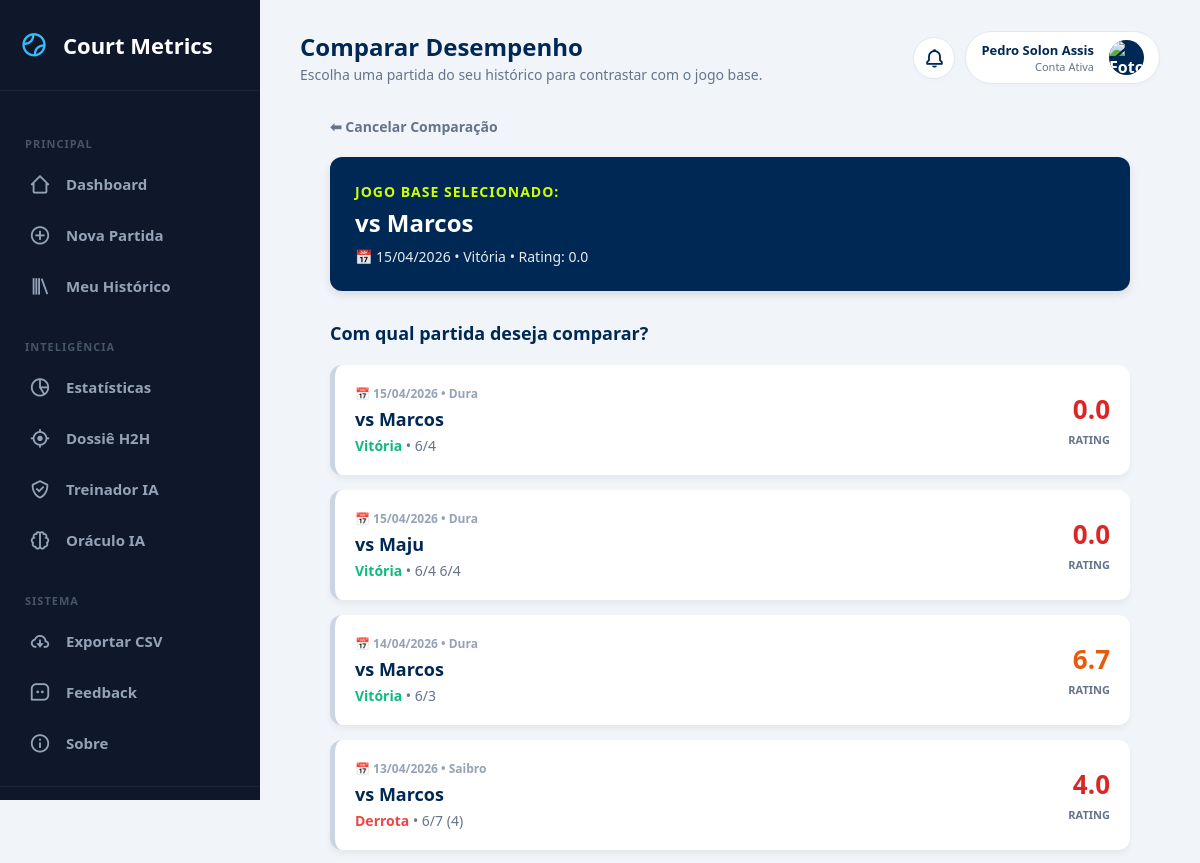
The page /select_compare/16 (signed in, upper part) on the database as committed earlier.
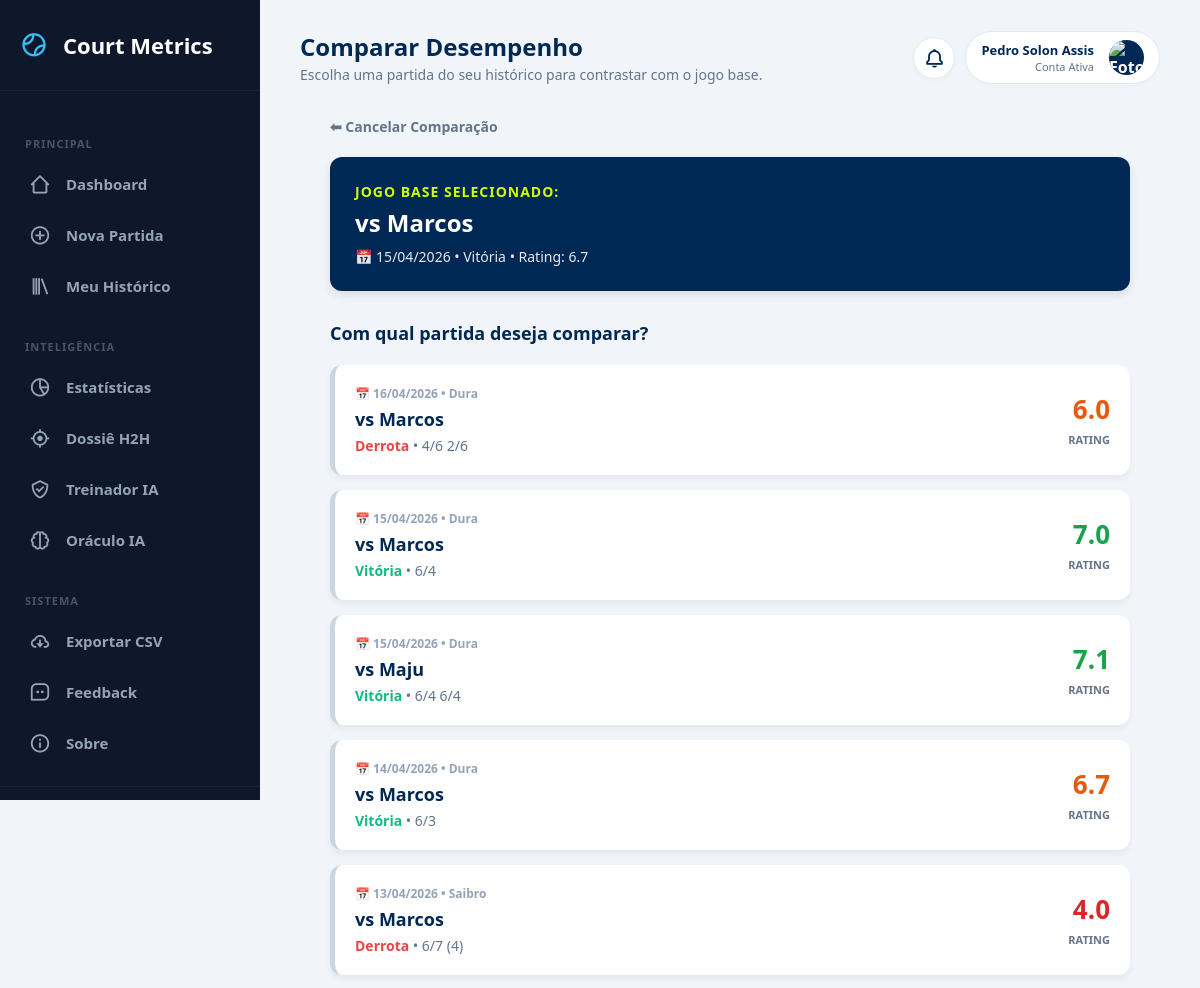
The same page on the database as committed later.
### tables this page shows
CREATE TABLE matches (
        id INTEGER PRIMARY KEY AUTOINCREMENT,
        opponent TEXT,
        categoria TEXT,
        match_type TEXT, 
        surface TEXT,
        result TEXT,
        score TEXT,
        match_format TEXT,
        partner TEXT,
        opp_partner TEXT,
        forehand INTEGER,
        backhand INTEGER,
        serve INTEGER,
        first_serve INTEGER,
        second_serve INTEGER,
        double_faults INTEGER,
        return_serve INTEGER,
        slice INTEGER,
        volley INTEGER,
        smash INTEGER,
        dropshot INTEGER,
        footwork INTEGER,
        strategy INTEGER,
        winners INTEGER,
        unforced_errors INTEGER,
        performance_rating REAL,
        notes TEXT,
        match_date TEXT /* NOVA COLUNA: ÍNDICE 27 */
    , game_format TEXT DEFAULT 'Padrão', user_id INTEGER, mental_focus INTEGER DEFAULT 0, mental_resilience INTEGER DEFAULT 0, mental_confidence INTEGER DEFAULT 0, mental_pressure INTEGER DEFAULT 0, clutch_bp_saved INTEGER DEFAULT 0, clutch_bp_won INTEGER DEFAULT 0, momentum_lost_streak INTEGER DEFAULT 0, mental_tags TEXT DEFAULT "");

### app.py (the view)
@app.route("/select_compare/<int:id>")
@login_required
def select_compare(id):
    conn = sqlite3.connect("database.db")
    c = conn.cursor()
    c.execute("SELECT * FROM matches WHERE id = ? AND user_id = ?", (id, session["user_id"]))
    base_match = c.fetchone()
    c.execute("SELECT * FROM matches WHERE id != ? AND user_id = ? ORDER BY match_date DESC", (id, session["user_id"]))
    other_matches = c.fetchall()
    conn.close()
    if base_match:
        return render_template("select_compare.html", base_match=base_match, matches=other_matches)
    return redirect("/")

### app.py (called while the page is built)
def login_required(f):
    @wraps(f)
    def decorated_function(*args, **kwargs):
        if "user_id" not in session:
            return redirect("/login")
        return f(*args, **kwargs)
    return decorated_function

@app.context_processor
def inject_notifications():
    if "user_id" not in session:
        return dict(notifications=[])
    conn = sqlite3.connect("database.db")
    conn.row_factory = sqlite3.Row
    c = conn.cursor()
    c.execute("SELECT * FROM notifications WHERE user_id = ? AND is_read = 0 ORDER BY created_at DESC", (session["user_id"],))
    notifs = c.fetchall()
    conn.close()
    return dict(notifications=notifs)

### templates/select_compare.html (shortened to what this page needs)
{% extends 'base.html' %}
{% block page_title %}Comparar Desempenho{% endblock %}
{% block page_subtitle %}Escolha uma partida do seu histórico para contrastar com o jogo base.{% endblock %}
{% block content %}
<div class="container" style="max-width: 800px; margin: 0 auto; padding-bottom: 50px;">
    <div style="margin-bottom: 20px;">
        <a href="/match/{{ base_match[0] }}" style="color: var(--text-slate); text-decoration: none; font-weight: bold; font-size: 14px;">⬅ Cancelar Comparação</a>
    </div>
    <div style="background: var(--atp-blue); color: white; padding: 25px; border-radius: 12px; margin-top: 10px; margin-bottom: 30px; box-shadow: 0 4px 10px rgba(0,0,0,0.1);">
        <h3 style="margin: 0 0 5px 0; color: var(--tennis-green); font-size: 14px; text-transform: uppercase; letter-spacing: 1px;">Jogo Base Selecionado:</h3>
        <div style="font-size: 24px; font-weight: bold; margin-bottom: 8px;">vs {{ base_match[1] }}</div>
        <div style="font-size: 14px; opacity: 0.9;">
            📅 {{ base_match[27][8:10] }}/{{ base_match[27][5:7] }}/{{ base_match[27][0:4] }} • {{ base_match[5] }} • Rating: {{ "%.1f"|format(base_match[25]) }}
        </div>
    </div>
    <h3 style="color: var(--atp-blue); margin-bottom: 20px; font-size: 18px;">Com qual partida deseja comparar?</h3>
    {% if matches %}
        {% for match in matches %}
            <a href="/compare/{{ base_match[0] }}/{{ match[0] }}" class="match-card">
                <div>
                    <div style="font-size: 12px; color: #94a3b8; font-weight: bold; margin-bottom: 5px;">📅 {{ match[27][8:10] }}/{{ match[27][5:7] }}/{{ match[27][0:4] }} • {{ match[4] | replace('Quadra Dura', 'Dura') }}</div>
                    <strong style="font-size: 18px; color: var(--atp-blue); display: block; margin-bottom: 5px;">vs {{ match[1] }}</strong>
                    {% set clean_score = match[6] | replace(' /', '') | replace('/ ', '') | trim %}
                    {% if clean_score.endswith('/') %}
                        {% set clean_score = clean_score[:-1] | trim %}
                    {% endif %}
                    <div style="font-size: 14px; color: var(--text-slate);">
                        <strong style="color: {% if match[5] == 'Vitória' %}#10b981{% else %}#ef4444{% endif %};">{{ match[5] }}</strong> • {{ clean_score }}
                    </div>
                </div>
                <div style="text-align: right;">
                    <div style="font-size: 26px; font-weight: 900; color: {% if match[25] >= 7.0 %}#16a34a{% elif match[25] >= 6.0 %}#ea580c{% else %}#dc2626{% endif %};">
                        {{ "%.1f"|format(match[25]) }}
                    </div>
                    <span style="font-size: 11px; color: var(--text-slate); font-weight: bold; text-transform: uppercase;">Rating</span>
                </div>
            </a>
        {% endfor %}
    {% else %}
        <div style="background: white; padding: 40px; text-align: center; border-radius: 15px; color: var(--text-slate); border: 1px dashed #cbd5e1;">
            <p style="font-size: 16px; margin: 0;">Você ainda não tem outras partidas registradas para realizar uma comparação.</p>
        </div>
    {% endif %}
</div>
{% endblock %}

### templates/base.html (shortened to what this page needs)
<!DOCTYPE html>
<html lang="pt-BR">
<head>
    <link href="https://cdnjs.cloudflare.com/ajax/libs/cropperjs/1.5.13/cropper.min.css" rel="stylesheet">
    <link rel="stylesheet" href="{{ url_for('static', filename='style.css') }}">
    <link href='https://unpkg.com/boxicons@2.1.4/css/boxicons.min.css' rel='stylesheet'>
</head>
<body>
    <nav class="sidebar" id="sidebar">
        <div class="sidebar-logo">
            <i class='bx bx-tennis-ball'></i>
            Court Metrics
        </div>
        <div class="nav-menu">
            <div class="nav-title">Principal</div>
            <a href="/" class="nav-item {% if request.path == '/' %}active{% endif %}">
                <i class='bx bx-home-alt-2'></i> Dashboard
            </a>
            <a href="/new_match" class="nav-item {% if request.path == '/new_match' %}active{% endif %}">
                <i class='bx bx-plus-circle'></i> Nova Partida
            </a>
            <a href="/history" class="nav-item {% if request.path == '/history' %}active{% endif %}">
                <i class='bx bx-library'></i> Meu Histórico
            </a>
            <div class="nav-title">Inteligência</div>
            <a href="/insights" class="nav-item {% if request.path == '/insights' %}active{% endif %}">
                <i class='bx bx-pie-chart-alt-2'></i> Estatísticas
            </a>
           <a href="/adversarios" class="nav-item {% if request.path == '/adversarios' or '/h2h/' in request.path %}active{% endif %}">
                <i class='bx bx-target-lock'></i> Dossiê H2H
            </a>
            <a href="/treinador" class="nav-item {% if request.path == '/treinador' %}active{% endif %}">
                <i class='bx bx-check-shield'></i> Treinador IA
            </a>
            <a href="/simulador" class="nav-item {% if request.path == '/simulador' %}active{% endif %}">
                <i class='bx bx-brain'></i> Oráculo IA
            </a>
            <div class="nav-title">Sistema</div>
            <a href="/export" class="nav-item">
                <i class='bx bx-cloud-download'></i> Exportar CSV
            </a>
            <a href="/feedback" class="nav-item {% if request.path == '/feedback' %}active{% endif %}">
                <i class='bx bx-message-square-dots'></i> Feedback
            </a>
            <a href="/sobre" class="nav-item {% if request.path == '/sobre' %}active{% endif %}">
                <i class='bx bx-info-circle'></i> Sobre
            </a>
        </div>
        <div class="sidebar-footer">
        </div>
    </nav>
    <main class="main-content">
        <header class="top-header">
            <div class="header-title-area">
                <div>
                    <h1 style="margin: 0; color: var(--atp-blue); font-size: 24px;">{% block page_title %}Visão Geral{% endblock %}</h1>
                    <span style="color: var(--text-slate); font-size: 14px;">{% block page_subtitle %}Acompanhe sua evolução na quadra.{% endblock %}</span>
                </div>
            </div>
            <div style="display: flex; align-items: center;">
                <div class="notification-container">
                    <div class="notification-btn" id="notifBtn">
                        <i class='bx bx-bell'></i>
                    </div>
                </div>
                <div class="profile-container">
                    <div class="user-profile" id="profileBtn">
                        <div style="text-align: right;">
                            <div style="font-size: 13px; font-weight: bold; color: var(--atp-blue);">
                                {% if session.first_name and session.last_name %} {{ session.first_name }} {{ session.last_name }} {% else %} {{ session.username }} {% endif %}
                            </div>
                            <div style="font-size: 11px; color: var(--text-slate);">Conta Ativa</div>
                        </div>
                        <div class="user-avatar">
                            {% if session.profile_pic %}<img src="{{ url_for('static', filename=session.profile_pic) }}" alt="Foto">
                            {% elif session.first_name %}{{ session.first_name[0]|upper }}
                            {% elif session.username %}{{ session.username[0]|upper }}
                            {% else %}U{% endif %}
                        </div>
                    </div>
                </div>
            </div>
        </header>
        {% block content %}
        {% endblock %}
    </main>
</body>
</html>

### static/style.css (style rules this page uses)
:root { --bg-fundo: #F5F7FA; --bg-card: #FFFFFF; --texto-escuro: #333333; --texto-claro: #666666; --verde-tenis: #8BC34A; --azul-piscina: #26A69A; --borda: #E0E0E0; }
body { font-family: 'Segoe UI', Tahoma, Geneva, Verdana, sans-serif; background-color: var(--bg-fundo); color: var(--texto-escuro); margin: 0; padding: 20px; }
.container { max-width: 900px; margin: 0 auto; }
h1, h2, h3 { color: var(--texto-escuro); }

### templates/base.html (style rules this page uses)
:root { --atp-blue: #002855; --tennis-green: #d1ff00; --text-slate: #64748b; --sidebar-bg: #0f172a; --sidebar-hover: #1e293b; --sidebar-text: #94a3b8; --sidebar-active: #38bdf8; }
body { margin: 0; padding: 0; font-family: 'Segoe UI', Tahoma, sans-serif; background-color: #f1f5f9; display: flex; min-height: 100vh; overflow-x: hidden; }
.sidebar { width: 260px; background-color: var(--sidebar-bg); color: white; display: flex; flex-direction: column; position: fixed; top: 0; left: 0; height: 100vh; overflow-y: auto; transition: transform 0.3s ease; z-index: 1000; }
.sidebar-logo { padding: 30px 20px; display: flex; align-items: center; gap: 15px; font-size: 22px; font-weight: 900; color: white; border-bottom: 1px solid rgba(255,255,255,0.05); }
.sidebar-logo i { color: var(--sidebar-active); font-size: 28px; }
.nav-menu { flex: 1; padding: 20px 0; display: flex; flex-direction: column; gap: 5px; }
.nav-item { padding: 12px 25px; display: flex; align-items: center; gap: 15px; color: var(--sidebar-text); text-decoration: none; font-weight: 600; font-size: 15px; transition: 0.2s; border-left: 4px solid transparent; }
.nav-item i { font-size: 22px; }
.nav-title { font-size: 11px; text-transform: uppercase; color: #475569; font-weight: 900; letter-spacing: 1px; padding: 15px 25px 5px 25px; margin-top: 10px; }
.sidebar-footer { padding: 20px; border-top: 1px solid rgba(255,255,255,0.05); text-align: center; color: var(--sidebar-text); font-size: 12px; font-weight: bold; letter-spacing: 1px; }
.main-content { flex: 1; margin-left: 260px; padding: 30px 40px; box-sizing: border-box; width: calc(100% - 260px); transition: margin 0.3s ease, width 0.3s ease; }
.top-header { display: flex; justify-content: space-between; align-items: center; margin-bottom: 30px; }
.header-title-area { display: flex; align-items: center; }
.user-profile { display: flex; align-items: center; gap: 15px; background: white; padding: 8px 15px; border-radius: 30px; box-shadow: 0 2px 5px rgba(0,0,0,0.02); border: 1px solid #e2e8f0; cursor: pointer; }
.user-avatar { width: 35px; height: 35px; background: var(--atp-blue); color: white; border-radius: 50%; display: flex; align-items: center; justify-content: center; font-weight: bold; overflow: hidden; }
.user-avatar img { width: 100%; height: 100%; object-fit: cover; }
.profile-container { position: relative; z-index: 100; }
.notification-container { position: relative; z-index: 101; margin-right: 10px; }
.notification-btn { width: 40px; height: 40px; background: white; border-radius: 50%; display: flex; align-items: center; justify-content: center; border: 1px solid #e2e8f0; box-shadow: 0 2px 5px rgba(0,0,0,0.02); cursor: pointer; transition: 0.2s; position: relative; }
.notification-btn i { font-size: 22px; color: var(--atp-blue); }

### templates/select_compare.html (style rules this page uses)
.match-card { background: white; padding: 20px; border-radius: 12px; border-left: 5px solid #cbd5e1; box-shadow: 0 4px 6px rgba(0,0,0,0.05); margin-bottom: 15px; display: flex; justify-content: space-between; align-items: center; transition: 0.2s; text-decoration: none; color: inherit; }

Rows that differ between the two databases and show on the page:
changed matches (number 1 of 6 on the later page): performance_rating "0.0" → "6.7"
added matches: match_date "16", match_date "04", match_date "2026", surface "Dura", opponent "Marcos", result "Derrota", score "4/6 2/6", performance_rating "6.0"
changed matches (number 3 of 6 on the later page): performance_rating "0.0" → "7.0"
changed matches "Maju": performance_rating "0.0" → "7.1"
